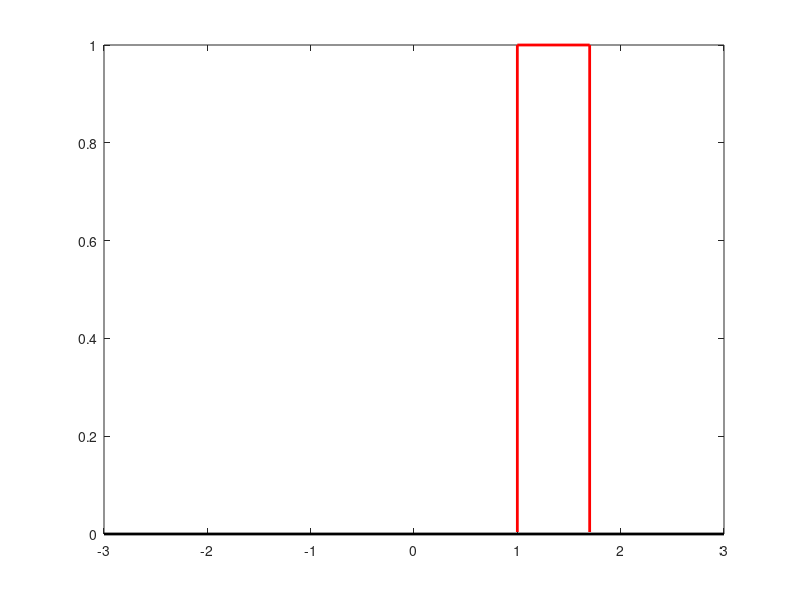

Source code (MATLAB): (Note: this script raises an error after producing the figure.)
% Katie Byl, June 19, 2017 
%
% Example matlab code to make a couple of simple movies.
% Drawing objects are created in figure(11).
% Each movie is "replayed" in figure(12).
%
% Notes:
% - Using polar coordinates can to useful, to show rigid objects 
% moving in space. rotation matrices can also be useful to calculate
% coordinates of a rigid object moving in space.
% - The commands "plot" and "patch" are both useful.
% - After running this, type: get(p1)
% The "get" command will show you which elements may be changed for
% that drawing object. e.g., "FaceAlpha", etc.
% p1.FaceAlpha would show the value.
% get(p1,'FaceAlpha') does the same as above.
% (p1.FaceAlpha = 1 makes it "solid", which is the default for matlab...)
% - Changing the viewpoint can be helpful when making a movie, to
% get a full 3D idea of motion.
% - "axis equal" and "axis vis3d" are usually both needed to get the
% x and y axes to avoid re-scaling automatically. By default, matlab
% just scales axes to fit whatever data there are, but when drawing, you
% want "1 unit" to have the same length on the screen along the x axis
% as it does in the y axis.

figure(11); clf

x1 = [0 1 1.6 1.2 -.3 0];
y1 = [0 0 .8 1.5 .4 0];
id = 2; % A point to pivot about

% Save coordinates as "polar" coords:
a1 = atan2(y1-y1(id),x1-x1(id));
r1 = ((y1-y1(id)).^2 + (x1-x1(id)).^2).^.5;

da = a1(id) - a1(id+1);
alist = da*[0:.02:1];

% Draw the initial object:
pa = plot([-3 3],[0 0],'k-','LineWidth',2); hold on % ground plane...
% plot3 is like plot, but allows for z coords, too:
pb = plot3([1 1.7 1.7 1 1],[0 0 1 1 0],-0.3+[0 0 0 0 0],'r','LineWidth',2);
view(0,90); % this creates an "overhead view"
%p1 = plot(x1,y1,'b-');  % Try "plot" vs "patch" commands...
%set(p1,'LineWidth',3,'Color',[0 .5 .8]);
p1 = patch(x1,y1,'b-'); 
set(p1,'FaceColor',[.6 1 .9]);
set(p1,'EdgeColor',[0 .4 .8]);
set(p1,'LineWidth',2);
set(p1,'FaceAlpha',.8); % to make it "see through"...


% Be sure axes are 1:1
% help axis <-- Use this for more info in MATLAB
axis image 
axis([-1 2.5 -.5 2]); % hold axes as desired
axis off % if you do not want grid lines, etc.
% You can also use:
% axis square
% axis equal

mi=0; clear M % M will be our "movie" object
for n=1:length(alist)
    set(p1,'XData',x1(id) + r1.*cos(a1+alist(n)),...
        'YData',y1(id) + r1.*sin(a1+alist(n)));
    drawnow % "flush" output to the figure
    mi=mi+1; % increment movie index
    M(mi) = getframe; % "help getframe" in matlab...
end

figure(12)
axis off % otherwise, movie will play "on top of" background grid...
fps = 20; % frame per sec, to play movie
movie(M,-1,fps)

figure(11); % return to figure(11) and rotate the point of view:
axis vis3d % otherwise, picture will rescale during 3D viewpoint...
mi=0; clear M2 % M2 will be our NEW "movie" object
for n=1:length(alist)
    set(p1,'XData',x1(id) + r1.*cos(a1+alist(n)),...
        'YData',y1(id) + r1.*sin(a1+alist(n)));
    view(.4*mi+10,60-mi);
    drawnow % "flush" output to the figure
    mi=mi+1; % increment movie index
    M(mi) = getframe; % "help getframe" in matlab...
end

figure(12)
axis off % otherwise, movie will play "on top of" background grid...
fps = 20; % frame per sec, to play movie
movie(M,-1,fps)

